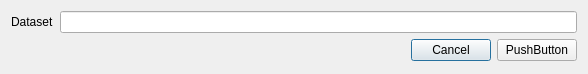
<?xml version="1.0" encoding="UTF-8"?>
<ui version="4.0">
 <class>EditDatasetDialog</class>
 <widget class="QDialog" name="EditDatasetDialog">
  <property name="geometry">
   <rect>
    <x>0</x>
    <y>0</y>
    <width>588</width>
    <height>74</height>
   </rect>
  </property>
  <property name="windowTitle">
   <string>Edit dataset</string>
  </property>
  <layout class="QGridLayout" name="gridLayout">
   <item row="0" column="0">
    <widget class="QLabel" name="description_label">
     <property name="text">
      <string>Dataset</string>
     </property>
     <property name="openExternalLinks">
      <bool>true</bool>
     </property>
    </widget>
   </item>
   <item row="2" column="1">
    <widget class="QDialogButtonBox" name="button_box">
     <property name="orientation">
      <enum>Qt::Horizontal</enum>
     </property>
     <property name="standardButtons">
      <set>QDialogButtonBox::Cancel</set>
     </property>
    </widget>
   </item>
   <item row="2" column="2">
    <widget class="QPushButton" name="ok_button">
     <property name="text">
      <string>PushButton</string>
     </property>
    </widget>
   </item>
   <item row="0" column="1" colspan="2">
    <widget class="QLineEdit" name="dataset_line_edit"/>
   </item>
  </layout>
 </widget>
 <resources/>
 <connections>
  <connection>
   <sender>button_box</sender>
   <signal>accepted()</signal>
   <receiver>EditDatasetDialog</receiver>
   <slot>accept()</slot>
   <hints>
    <hint type="sourcelabel">
     <x>248</x>
     <y>254</y>
    </hint>
    <hint type="destinationlabel">
     <x>157</x>
     <y>274</y>
    </hint>
   </hints>
  </connection>
  <connection>
   <sender>button_box</sender>
   <signal>rejected()</signal>
   <receiver>EditDatasetDialog</receiver>
   <slot>reject()</slot>
   <hints>
    <hint type="sourcelabel">
     <x>316</x>
     <y>260</y>
    </hint>
    <hint type="destinationlabel">
     <x>286</x>
     <y>274</y>
    </hint>
   </hints>
  </connection>
 </connections>
</ui>
